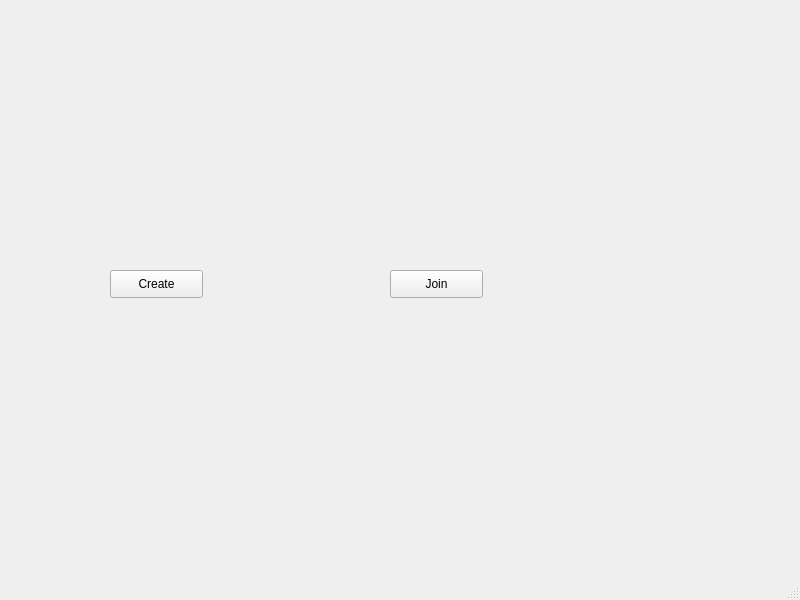
<?xml version="1.0" encoding="UTF-8"?>
<ui version="4.0">
 <class>StartWindow</class>
 <widget class="QMainWindow" name="StartWindow">
  <property name="geometry">
   <rect>
    <x>0</x>
    <y>0</y>
    <width>800</width>
    <height>600</height>
   </rect>
  </property>
  <property name="windowTitle">
   <string>MainWindow</string>
  </property>
  <widget class="QWidget" name="centralwidget">
   <widget class="QPushButton" name="createButton">
    <property name="geometry">
     <rect>
      <x>110</x>
      <y>270</y>
      <width>93</width>
      <height>28</height>
     </rect>
    </property>
    <property name="text">
     <string>Create</string>
    </property>
    <property name="checkable">
     <bool>true</bool>
    </property>
   </widget>
   <widget class="QPushButton" name="joinButton">
    <property name="geometry">
     <rect>
      <x>390</x>
      <y>270</y>
      <width>93</width>
      <height>28</height>
     </rect>
    </property>
    <property name="text">
     <string>Join</string>
    </property>
    <property name="checkable">
     <bool>true</bool>
    </property>
   </widget>
  </widget>
  <widget class="QMenuBar" name="menubar">
   <property name="geometry">
    <rect>
     <x>0</x>
     <y>0</y>
     <width>800</width>
     <height>26</height>
    </rect>
   </property>
  </widget>
  <widget class="QStatusBar" name="statusbar"/>
 </widget>
 <resources/>
 <connections/>
</ui>
